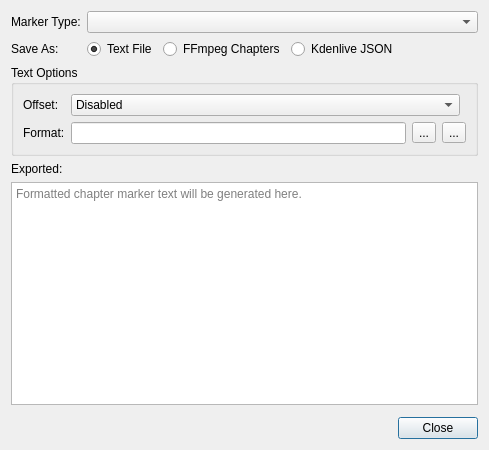
<?xml version="1.0" encoding="UTF-8"?>
<ui version="4.0">
 <author>
SPDX-FileCopyrightText: none
SPDX-License-Identifier: GPL-3.0-only OR LicenseRef-KDE-Accepted-GPL
 </author>
 <class>ExportGuidesDialog_UI</class>
 <widget class="QDialog" name="ExportGuidesDialog_UI">
  <property name="geometry">
   <rect>
    <x>0</x>
    <y>0</y>
    <width>489</width>
    <height>450</height>
   </rect>
  </property>
  <property name="windowTitle">
   <string>Marker</string>
  </property>
  <layout class="QGridLayout" name="gridLayout">
   <item row="4" column="0" colspan="5">
    <widget class="QPlainTextEdit" name="generatedContent">
     <property name="readOnly">
      <bool>true</bool>
     </property>
     <property name="placeholderText">
      <string>Formatted chapter marker text will be generated here.</string>
     </property>
    </widget>
   </item>
   <item row="6" column="0" colspan="5">
    <widget class="QDialogButtonBox" name="buttonBox">
     <property name="orientation">
      <enum>Qt::Horizontal</enum>
     </property>
     <property name="standardButtons">
      <set>QDialogButtonBox::Close</set>
     </property>
    </widget>
   </item>
   <item row="2" column="0" colspan="5">
    <widget class="QGroupBox" name="textOptions">
     <property name="title">
      <string>Text Options</string>
     </property>
     <property name="flat">
      <bool>false</bool>
     </property>
     <layout class="QFormLayout" name="formLayout">
      <item row="0" column="0">
       <widget class="QLabel" name="label_4">
        <property name="sizePolicy">
         <sizepolicy hsizetype="Maximum" vsizetype="Preferred">
          <horstretch>0</horstretch>
          <verstretch>0</verstretch>
         </sizepolicy>
        </property>
        <property name="text">
         <string>Offset:</string>
        </property>
       </widget>
      </item>
      <item row="2" column="0">
       <widget class="QLabel" name="label">
        <property name="text">
         <string>Format:</string>
        </property>
       </widget>
      </item>
      <item row="2" column="1">
       <layout class="QHBoxLayout" name="horizontalLayout_2">
        <item>
         <widget class="QLineEdit" name="formatEdit"/>
        </item>
        <item>
         <widget class="QToolButton" name="infoButton">
          <property name="text">
           <string>...</string>
          </property>
          <property name="icon">
           <iconset theme="help-about">
            <normaloff>../../../../.designer/backup</normaloff>../../../../.designer/backup</iconset>
          </property>
          <property name="popupMode">
           <enum>QToolButton::InstantPopup</enum>
          </property>
          <property name="arrowType">
           <enum>Qt::NoArrow</enum>
          </property>
         </widget>
        </item>
        <item>
         <widget class="QToolButton" name="buttonReset">
          <property name="toolTip">
           <string>Reset</string>
          </property>
          <property name="text">
           <string>...</string>
          </property>
          <property name="icon">
           <iconset theme="edit-reset">
            <normaloff>../../../../.designer/backup</normaloff>../../../../.designer/backup</iconset>
          </property>
         </widget>
        </item>
       </layout>
      </item>
      <item row="0" column="1">
       <layout class="QHBoxLayout" name="horizontalLayout">
        <item>
         <widget class="QComboBox" name="offsetTimeComboBox">
          <property name="sizePolicy">
           <sizepolicy hsizetype="MinimumExpanding" vsizetype="Fixed">
            <horstretch>0</horstretch>
            <verstretch>0</verstretch>
           </sizepolicy>
          </property>
          <item>
           <property name="text">
            <string>Disabled</string>
           </property>
          </item>
          <item>
           <property name="text">
            <string>Add</string>
           </property>
          </item>
          <item>
           <property name="text">
            <string>Subtract</string>
           </property>
          </item>
         </widget>
        </item>
        <item>
         <widget class="TimecodeDisplay" name="offsetTimeSpinbox" native="true"/>
        </item>
       </layout>
      </item>
     </layout>
    </widget>
   </item>
   <item row="5" column="0" colspan="5">
    <widget class="KMessageWidget" name="messageWidget">
     <property name="closeButtonVisible">
      <bool>true</bool>
     </property>
    </widget>
   </item>
   <item row="0" column="0">
    <widget class="QLabel" name="label_3">
     <property name="sizePolicy">
      <sizepolicy hsizetype="Maximum" vsizetype="Preferred">
       <horstretch>0</horstretch>
       <verstretch>0</verstretch>
      </sizepolicy>
     </property>
     <property name="text">
      <string>Marker Type:</string>
     </property>
    </widget>
   </item>
   <item row="1" column="4">
    <spacer name="horizontalSpacer">
     <property name="orientation">
      <enum>Qt::Horizontal</enum>
     </property>
     <property name="sizeHint" stdset="0">
      <size>
       <width>55</width>
       <height>20</height>
      </size>
     </property>
    </spacer>
   </item>
   <item row="1" column="1">
    <widget class="QRadioButton" name="format_text">
     <property name="text">
      <string>Text File</string>
     </property>
     <property name="checked">
      <bool>true</bool>
     </property>
    </widget>
   </item>
   <item row="1" column="3">
    <widget class="QRadioButton" name="format_json">
     <property name="text">
      <string>Kdenlive JSON</string>
     </property>
    </widget>
   </item>
   <item row="0" column="1" colspan="4">
    <widget class="MarkerCategoryChooser" name="categoryChooser">
     <property name="sizePolicy">
      <sizepolicy hsizetype="MinimumExpanding" vsizetype="Fixed">
       <horstretch>0</horstretch>
       <verstretch>0</verstretch>
      </sizepolicy>
     </property>
     <property name="onlyUsed" stdset="0">
      <bool>true</bool>
     </property>
    </widget>
   </item>
   <item row="1" column="0">
    <widget class="QLabel" name="label_5">
     <property name="text">
      <string>Save As:</string>
     </property>
    </widget>
   </item>
   <item row="3" column="0" colspan="5">
    <widget class="QLabel" name="label_2">
     <property name="text">
      <string>Exported:</string>
     </property>
    </widget>
   </item>
   <item row="1" column="2">
    <widget class="QRadioButton" name="format_ffmpeg">
     <property name="text">
      <string>FFmpeg Chapters</string>
     </property>
    </widget>
   </item>
  </layout>
 </widget>
 <customwidgets>
  <customwidget>
   <class>KMessageWidget</class>
   <extends>QFrame</extends>
   <header>kmessagewidget.h</header>
   <container>1</container>
  </customwidget>
  <customwidget>
   <class>TimecodeDisplay</class>
   <extends>QWidget</extends>
   <header>widgets/timecodedisplay.h</header>
  </customwidget>
  <customwidget>
   <class>MarkerCategoryChooser</class>
   <extends>QComboBox</extends>
   <header>widgets/markercategorychooser.h</header>
  </customwidget>
 </customwidgets>
 <tabstops>
  <tabstop>categoryChooser</tabstop>
  <tabstop>format_text</tabstop>
  <tabstop>format_ffmpeg</tabstop>
  <tabstop>format_json</tabstop>
  <tabstop>offsetTimeComboBox</tabstop>
  <tabstop>formatEdit</tabstop>
  <tabstop>infoButton</tabstop>
  <tabstop>buttonReset</tabstop>
  <tabstop>generatedContent</tabstop>
 </tabstops>
 <resources/>
 <connections>
  <connection>
   <sender>buttonBox</sender>
   <signal>accepted()</signal>
   <receiver>ExportGuidesDialog_UI</receiver>
   <slot>accept()</slot>
   <hints>
    <hint type="sourcelabel">
     <x>248</x>
     <y>254</y>
    </hint>
    <hint type="destinationlabel">
     <x>157</x>
     <y>274</y>
    </hint>
   </hints>
  </connection>
  <connection>
   <sender>buttonBox</sender>
   <signal>rejected()</signal>
   <receiver>ExportGuidesDialog_UI</receiver>
   <slot>reject()</slot>
   <hints>
    <hint type="sourcelabel">
     <x>316</x>
     <y>260</y>
    </hint>
    <hint type="destinationlabel">
     <x>286</x>
     <y>274</y>
    </hint>
   </hints>
  </connection>
 </connections>
</ui>
